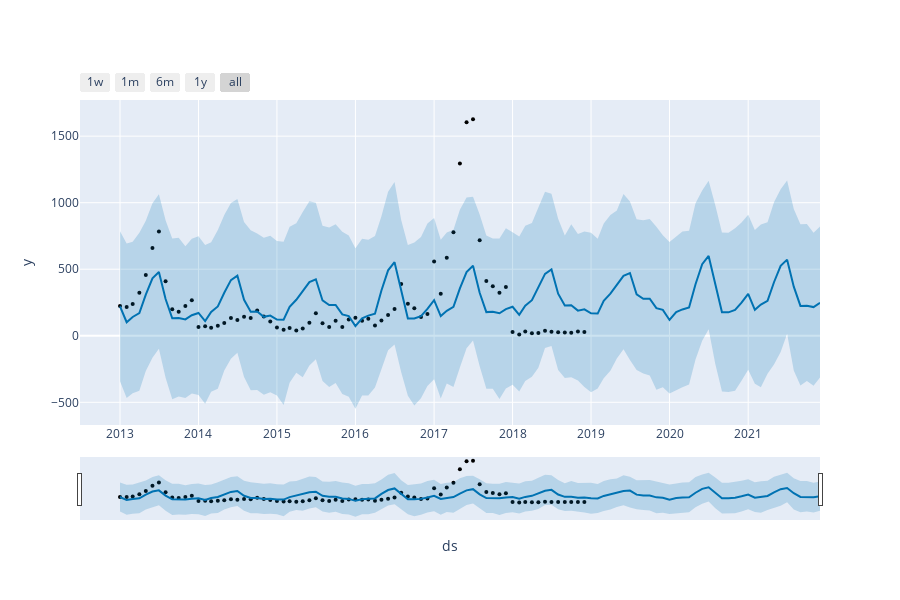

The code cell stored with this chart in its notebook:
### Code cell
plot_plotly(ts_model, ts_forecast)
